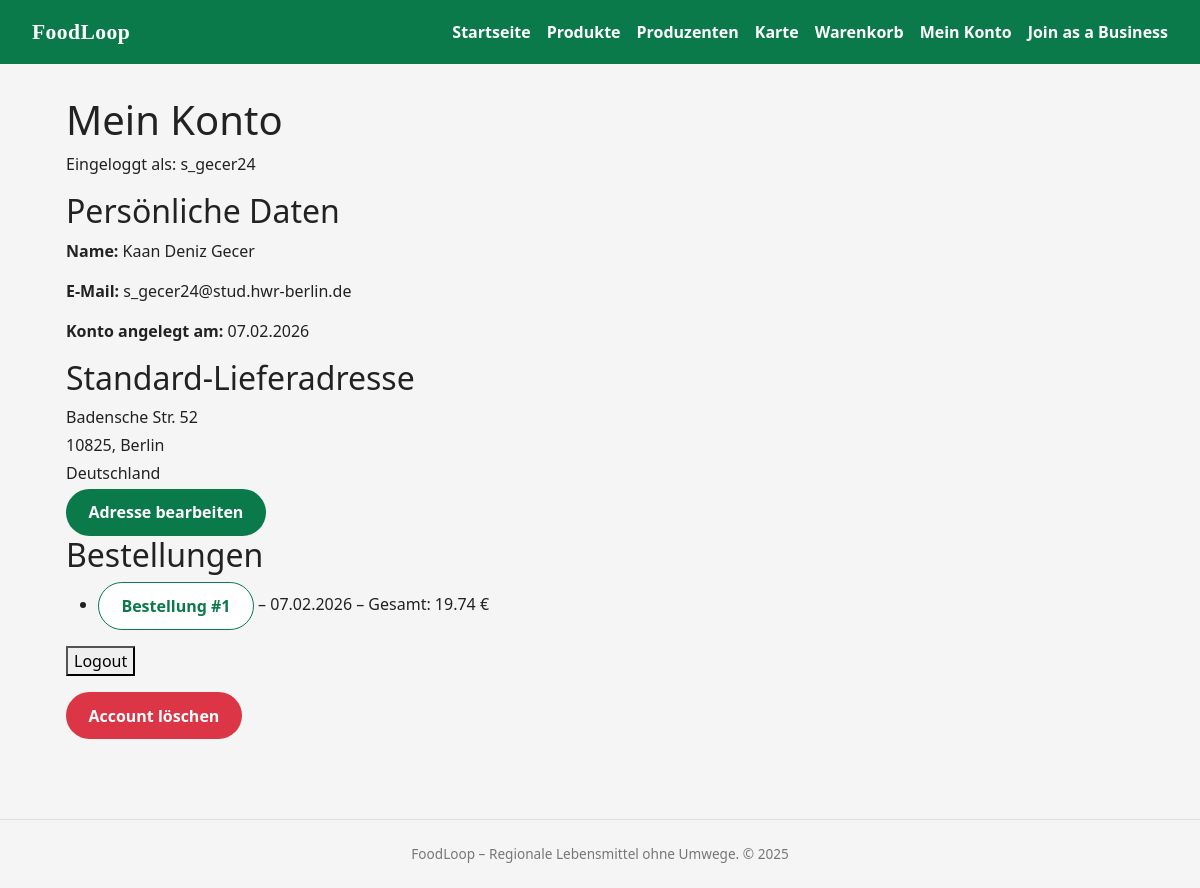
Page /account (signed in) on the committed database.
### models.py (models this page shows)
class User(db.Model, UserMixin):
    __tablename__ = "user"
    id = db.Column(db.Integer, primary_key=True)
    username = db.Column(db.String(50), unique=True, nullable=False)
    email = db.Column(db.String(255), unique=True, nullable=False)
    password_hash = db.Column(db.String(255), nullable=False)
    first_name = db.Column(db.String(100), nullable=False)
    last_name = db.Column(db.String(100), nullable=False)
    role = db.Column(db.String(20), nullable=False)  # 'CUSTOMER' | 'PRODUCER'
    created_at = db.Column(db.DateTime, default=datetime.utcnow, nullable=False)
    customer_profile = db.relationship(
        "CustomerProfile",
        back_populates="user",
        uselist=False,
        cascade="all, delete-orphan",
    )
    producer_profile = db.relationship(
        "ProducerProfile",
        back_populates="user",
        uselist=False,
        cascade="all, delete-orphan",
    )

class Address(db.Model):
    __tablename__ = "address"
    address_id = db.Column(db.Integer, primary_key=True)
    street = db.Column(db.String(255), nullable=False)
    city = db.Column(db.String(100), nullable=False)
    zip = db.Column(db.String(20), nullable=False)
    country = db.Column(db.String(100), nullable=False)
    created_at = db.Column(db.DateTime, default=datetime.utcnow, nullable=False)
    customers = db.relationship(
        "CustomerProfile", back_populates="address", lazy="dynamic"
    )
    producers = db.relationship(
        "ProducerProfile", back_populates="address", lazy="dynamic"
    )

class Order(db.Model):
    __tablename__ = "order"
    order_id = db.Column(db.Integer, primary_key=True)
    customer_id = db.Column(
        db.Integer, db.ForeignKey("customer_profile.customer_id"), nullable=False
    )
    created_at = db.Column(db.DateTime, default=datetime.utcnow, nullable=False)
    status = db.Column(db.String(20), nullable=False, default="pending")
    total_amount = db.Column(db.Numeric(10, 2), nullable=False)
    customer = db.relationship("CustomerProfile", back_populates="orders")
    items = db.relationship(
        "OrderItem", back_populates="order", cascade="all, delete-orphan"
    )

### app.py (the view)
@app.route("/account")
@login_required
def account():
    user = current_user
    profile = user.customer_profile
    address = profile.address if profile else None
    form = EditAddressForm(obj=address)
    if profile:
        orders = profile.orders.options(db.joinedload(Order.items).joinedload(OrderItem.product)).all()
    else:
        orders = []
    return render_template("account.html", user=user, orders=orders, address=address, form=form)

### app.py (called while the page is built)
@login_manager.user_loader
def load_user(user_id):
    return User.query.get(int(user_id))

### templates/account.html (shortened to what this page needs)
{% extends "base.html" %}
{% block content %}
<h1>Mein Konto</h1>
<p>Eingeloggt als: {{ user.username }}</p>
<section class="account-section">
  <h2>Persönliche Daten</h2>
  <p><strong>Name:</strong> {{ user.first_name }} {{ user.last_name }}</p>
  <p><strong>E-Mail:</strong> {{ user.email }}</p>
  <p><strong>Konto angelegt am:</strong> {{ user.created_at.strftime("%d.%m.%Y") }}</p>
</section>
<section class="account-section">
  <h2>Standard-Lieferadresse</h2>
  {% if address %}
  <p class="mb-1">{{ address.street }}</p>
  <p class="mb-1">{{ address.zip }}, {{ address.city }} </p>
  <p class="mb-1">{{ address.country }}</p>
  {% else %}
  <p>Keine Adresse hinterlegt.</p>
  {% endif %}
  <button type="button" class="btn btn-primary" data-bs-toggle="modal" data-bs-target="#editAddressModal">
    Adresse bearbeiten
  </button>
</section>
<section class="account-section">
  <h2>Bestellungen</h2>
  {% if orders %}
  <ul>
    {% for order in orders %}
    <li>
      <button type="button" class="btn btn-secondary" data-bs-toggle="modal"
        data-bs-target="#orderModal{{ order.order_id }}">
        Bestellung #{{ order.order_id }}
      </button>
      – {{ order.created_at.strftime("%d.%m.%Y") }} –
      Gesamt: {{ "%.2f"|format(order.total_amount) }} €
    </li>
    {% endfor %}
  </ul>
  {% else %}
  <p>Du hast noch keine Bestellungen.</p>
  {% endif %}
</section>
<form action="{{ url_for('logout') }}" method="post">
  <button type="submit">Logout</button>
</form>
<form action="{{ url_for('delete_account') }}" method="post" style="margin-top: 1rem;"
  onsubmit="return confirm('Account unwiderruflich löschen?');">
  <button type="submit" class="btn btn-danger">Account löschen</button>
</form>
{% endblock %}

### static/css/base.css (style rules this page uses)
body { font-family: system-ui, -apple-system, BlinkMacSystemFont, "Segoe UI", sans-serif; margin: 0; background: #f5f5f5; color: #222; overflow-x: hidden; }

### static/css/components.css (style rules this page uses)
.btn { display: inline-block; padding: 0.7rem 1.4rem; border-radius: 999px; border: none; cursor: pointer; text-decoration: none; font-weight: 600; }
.btn-primary { background: #0b7a4b; color: white; }
.btn-secondary { background: white; color: #0b7a4b; border: 1px solid #0b7a4b; }

### rows in the picture
User: username "s_gecer24", first_name "Kaan Deniz", last_name "Gecer", email "s_gecer24@stud.hwr-berlin.de", created_at "07.02.2026"
Address: street "Badensche Str. 52", zip "10825", city "Berlin", country "Deutschland"
Order: order_id "1", created_at "07.02.2026", total_amount "19.74"

### other values in the picture
{{ 2025 }} "2025"
